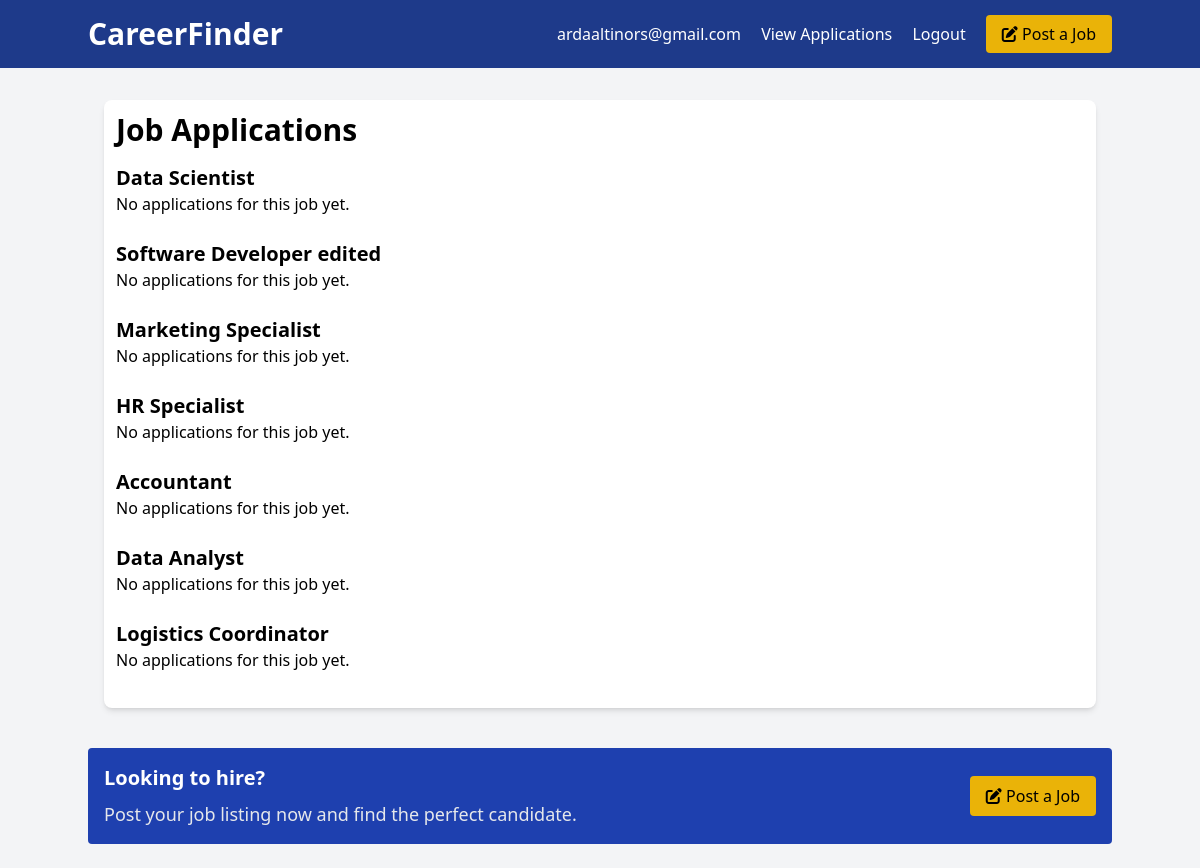
The app's page /applications.php (signed in), older data.
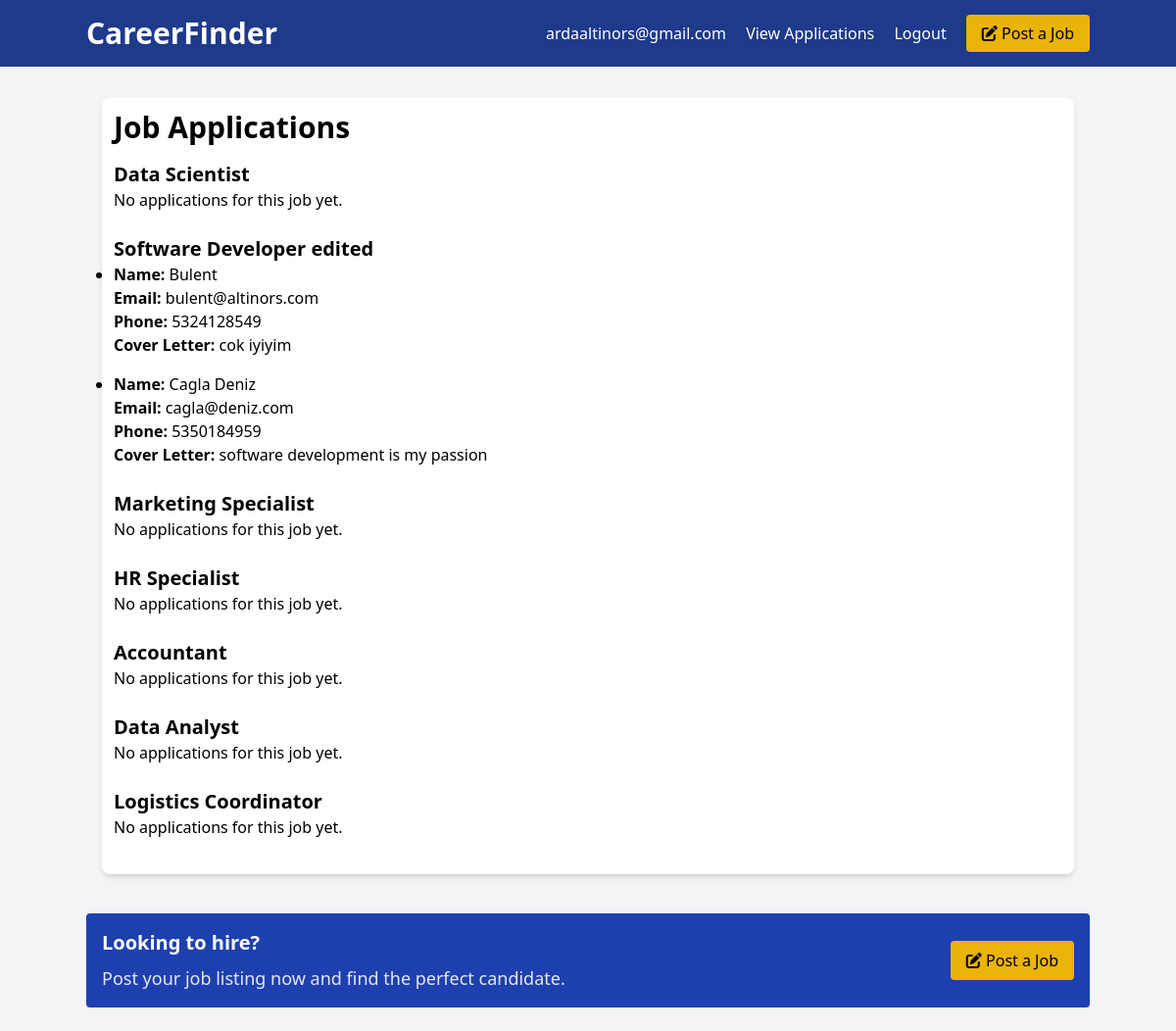
The same page, newer data.
### tables this page shows
CREATE TABLE jobs (
        id INTEGER PRIMARY KEY AUTOINCREMENT,
        title TEXT NOT NULL,
        description TEXT NOT NULL,
        salary TEXT NOT NULL,
        location TEXT NOT NULL,
        type TEXT NOT NULL,
        tags TEXT NOT NULL,
        requirements TEXT NOT NULL,
        benefits TEXT NOT NULL,
        company TEXT NOT NULL,
        address TEXT NOT NULL,
        city TEXT NOT NULL,
        state TEXT NOT NULL,
        phone TEXT NOT NULL,
        email TEXT NOT NULL,
        creator_email TEXT NOT NULL,
        created_at TEXT DEFAULT CURRENT_TIMESTAMP
    );

CREATE TABLE applications (
        id INTEGER PRIMARY KEY AUTOINCREMENT,
        job_id INTEGER NOT NULL,
        applicant_name TEXT NOT NULL,
        email TEXT NOT NULL,
        phone TEXT NOT NULL,
        cover_letter TEXT NOT NULL,
        created_at TEXT DEFAULT CURRENT_TIMESTAMP,
        FOREIGN KEY (job_id) REFERENCES jobs(id)
    );

### applications.php (the view, shortened to what this page needs)
<?php include 'templates/header.php'; ?>
<?php
include 'config.php';
$creator_email = $_SESSION['user'];
$stmt = $pdo->prepare("SELECT * FROM jobs WHERE creator_email = :creator_email");
$stmt->execute(['creator_email' => $creator_email]);
$jobs = $stmt->fetchAll();
$applications = [];
foreach ($jobs as $job) {
    $stmt = $pdo->prepare("SELECT * FROM applications WHERE job_id = :job_id");
    $stmt->execute(['job_id' => $job['id']]);
    $applications[$job['id']] = $stmt->fetchAll();
}
?>
<section class="container mx-auto p-4 mt-4">
    <div class="rounded-lg shadow-md bg-white p-3">
        <h2 class="text-3xl font-bold mb-4">Job Applications</h2>
        <?php foreach ($jobs as $job) : ?>
            <div class="mb-6">
                <h3 class="text-xl font-semibold"><?php echo htmlspecialchars($job['title']); ?></h3>
                <?php if (!empty($applications[$job['id']])) : ?>
                    <ul class="list-disc pl-5">
                        <?php foreach ($applications[$job['id']] as $application) : ?>
                            <li class="mb-4">
                                <p><strong>Name:</strong> <?php echo htmlspecialchars($application['applicant_name']); ?></p>
                                <p><strong>Email:</strong> <?php echo htmlspecialchars($application['email']); ?></p>
                                <p><strong>Phone:</strong> <?php echo htmlspecialchars($application['phone']); ?></p>
                                <p><strong>Cover Letter:</strong> <?php echo nl2br(htmlspecialchars($application['cover_letter'])); ?></p>
                            </li>
                        <?php endforeach; ?>
                    </ul>
                <?php else : ?>
                    <p>No applications for this job yet.</p>
                <?php endif; ?>
            </div>
        <?php endforeach; ?>
    </div>
</section>
<?php include 'templates/footer.php'; ?>

### templates/header.php (shortened to what this page needs)
<!DOCTYPE html>
<html lang="en">
<head>
    <link rel="stylesheet" href="https://cdnjs.cloudflare.com/ajax/libs/font-awesome/6.4.2/css/all.min.css" />
    <link rel="stylesheet" href="css/style.css" />
</head>
<body class="bg-gray-100">
    <header class="bg-blue-900 text-white p-4">
        <div class="container mx-auto flex justify-between items-center">
            <h1 class="text-3xl font-semibold">
                <a href="index.php">CareerFinder</a>
            </h1>
            <nav class="space-x-4">
                <?php if (isset($_SESSION['user'])) : ?>
                    <span><?php echo htmlspecialchars($_SESSION['user']); ?></span>
                    <a href="applications.php" class="text-white">View Applications</a>
                    <a href="logout.php" class="text-white hover:underline">Logout</a>
                <?php else : ?>
                    <a href="login.php" class="text-white hover:underline">Login</a>
                    <a href="register.php" class="text-white hover:underline">Register</a>
                <?php endif; ?>
                <a href="post-job.php" class="bg-yellow-500 hover:bg-yellow-600 text-black px-4 py-2 rounded hover:shadow-md transition duration-300">
                    <i class="fa fa-edit"></i> Post a Job
                </a>
            </nav>
        </div>
    </header>

### templates/footer.php
<section class="container mx-auto my-6">
    <div class="bg-blue-800 text-white rounded p-4 flex items-center justify-between">
        <div>
            <h2 class="text-xl font-semibold">Looking to hire?</h2>
            <p class="text-gray-200 text-lg mt-2">Post your job listing now and find the perfect candidate.</p>
        </div>
        <a href="post-job.php" class="bg-yellow-500 hover:bg-yellow-600 text-black px-4 py-2 rounded hover:shadow-md transition duration-300">
            <i class="fa fa-edit"></i> Post a Job
        </a>
    </div>
</section>
</body>
</html>

### css/style.css (style rules this page uses)
html { line-height: 1.5; -webkit-text-size-adjust: 100%; -moz-tab-size: 4; -o-tab-size: 4; tab-size: 4; font-family: ui-sans-serif, system-ui, -apple-system, BlinkMacSystemFont, "Segoe UI", Roboto, "Helvetica Neue", Arial, "Noto Sans", sans-serif, "Apple Color Emoji", "Segoe UI Emoji", "Segoe UI Symbol", "Noto Color Emoji"; font-feature-settings: normal; font-variation-settings: normal; }
body { margin: 0; line-height: inherit; }
h1, h2, h3, h4, h5, h6 { font-size: inherit; font-weight: inherit; }
a { color: inherit; text-decoration: inherit; }
b, strong { font-weight: bolder; }
blockquote, dl, dd, h1, h2, h3, h4, h5, h6, hr, figure, p, pre { margin: 0; }
ol, ul, menu { list-style: none; margin: 0; padding: 0; }
.container { width: 100%; }
@media (min-width: 640px) { .container { max-width: 640px; } }
@media (min-width: 768px) { .container { max-width: 768px; } }
@media (min-width: 1024px) { .container { max-width: 1024px; } }
.mx-auto { margin-left: auto; margin-right: auto; }
.my-6 { margin-top: 1.5rem; margin-bottom: 1.5rem; }
.mb-4 { margin-bottom: 1rem; }
.mb-6 { margin-bottom: 1.5rem; }
.mt-2 { margin-top: 0.5rem; }
.mt-4 { margin-top: 1rem; }
.flex { display: flex; }
.list-disc { list-style-type: disc; }
.items-center { align-items: center; }
.justify-between { justify-content: space-between; }
.space-x-4 > :not([hidden]) ~ :not([hidden]) { --tw-space-x-reverse: 0; margin-right: calc(1rem * var(--tw-space-x-reverse)); margin-left: calc(1rem * calc(1 - var(--tw-space-x-reverse))); }
.rounded { border-radius: 0.25rem; }
.rounded-lg { border-radius: 0.5rem; }
.bg-blue-800 { --tw-bg-opacity: 1; background-color: rgb(30 64 175 / var(--tw-bg-opacity)); }
.bg-blue-900 { --tw-bg-opacity: 1; background-color: rgb(30 58 138 / var(--tw-bg-opacity)); }
.bg-gray-100 { --tw-bg-opacity: 1; background-color: rgb(243 244 246 / var(--tw-bg-opacity)); }
.bg-white { --tw-bg-opacity: 1; background-color: rgb(255 255 255 / var(--tw-bg-opacity)); }
.bg-yellow-500 { --tw-bg-opacity: 1; background-color: rgb(234 179 8 / var(--tw-bg-opacity)); }
.p-3 { padding: 0.75rem; }
.p-4 { padding: 1rem; }
.px-4 { padding-left: 1rem; padding-right: 1rem; }
.py-2 { padding-top: 0.5rem; padding-bottom: 0.5rem; }
.text-3xl { font-size: 1.875rem; line-height: 2.25rem; }
.text-lg { font-size: 1.125rem; line-height: 1.75rem; }
.text-xl { font-size: 1.25rem; line-height: 1.75rem; }
.font-bold { font-weight: 700; }
.font-semibold { font-weight: 600; }
.text-black { --tw-text-opacity: 1; color: rgb(0 0 0 / var(--tw-text-opacity)); }
.text-gray-200 { --tw-text-opacity: 1; color: rgb(229 231 235 / var(--tw-text-opacity)); }
.text-white { --tw-text-opacity: 1; color: rgb(255 255 255 / var(--tw-text-opacity)); }
.shadow-md { --tw-shadow: 0 4px 6px -1px rgb(0 0 0 / 0.1), 0 2px 4px -2px rgb(0 0 0 / 0.1); --tw-shadow-colored: 0 4px 6px -1px var(--tw-shadow-color), 0 2px 4px -2px var(--tw-shadow-color); box-shadow: var(--tw-ring-offset-shadow, 0 0 #0000), var(--tw-ring-shadow, 0 0 #0000), var(--tw-shadow); }
.transition { transition-property: color, background-color, border-color, text-decoration-color, fill, stroke, opacity, box-shadow, transform, filter, -webkit-backdrop-filter; transition-property: color, background-color, border-color, text-decoration-color, fill, stroke, opacity, box-shadow, transform, filter, backdrop-filter; transition-property: color, background-color, border-color, text-decoration-color, fill, stroke, opacity, box-shadow, transform, filter, backdrop-filter, -webkit-backdrop-filter; transition-timing-function: cubic-bezier(0.4, 0, 0.2, 1); transition-duration: 150ms; }
.duration-300 { transition-duration: 300ms; }

Row changes from the older to the newer data that the page shows:
shown differently, row unchanged: jobs "Software Developer edited": no longer shows "No applications for this job yet."
added applications: applicant_name "Bulent", email "bulent@altinors.com", phone "5324128549", cover_letter "cok iyiyim", shown under jobs "Software Developer edited"
added applications: applicant_name "Cagla Deniz", email "cagla@deniz.com", phone "5350184959", cover_letter "software development is my passion", shown under jobs "Software Developer edited"
